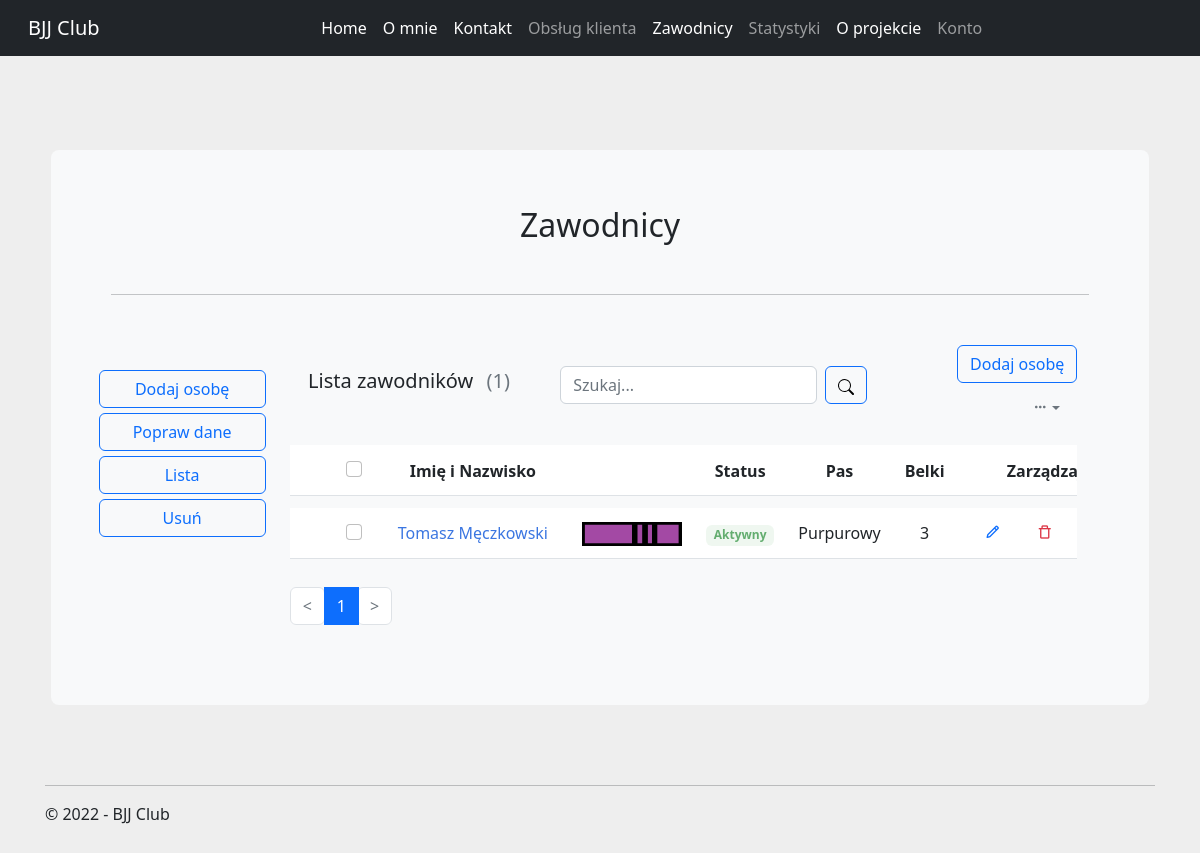
/zawodnicy/?page=7, run on an earlier commit of the app's database.
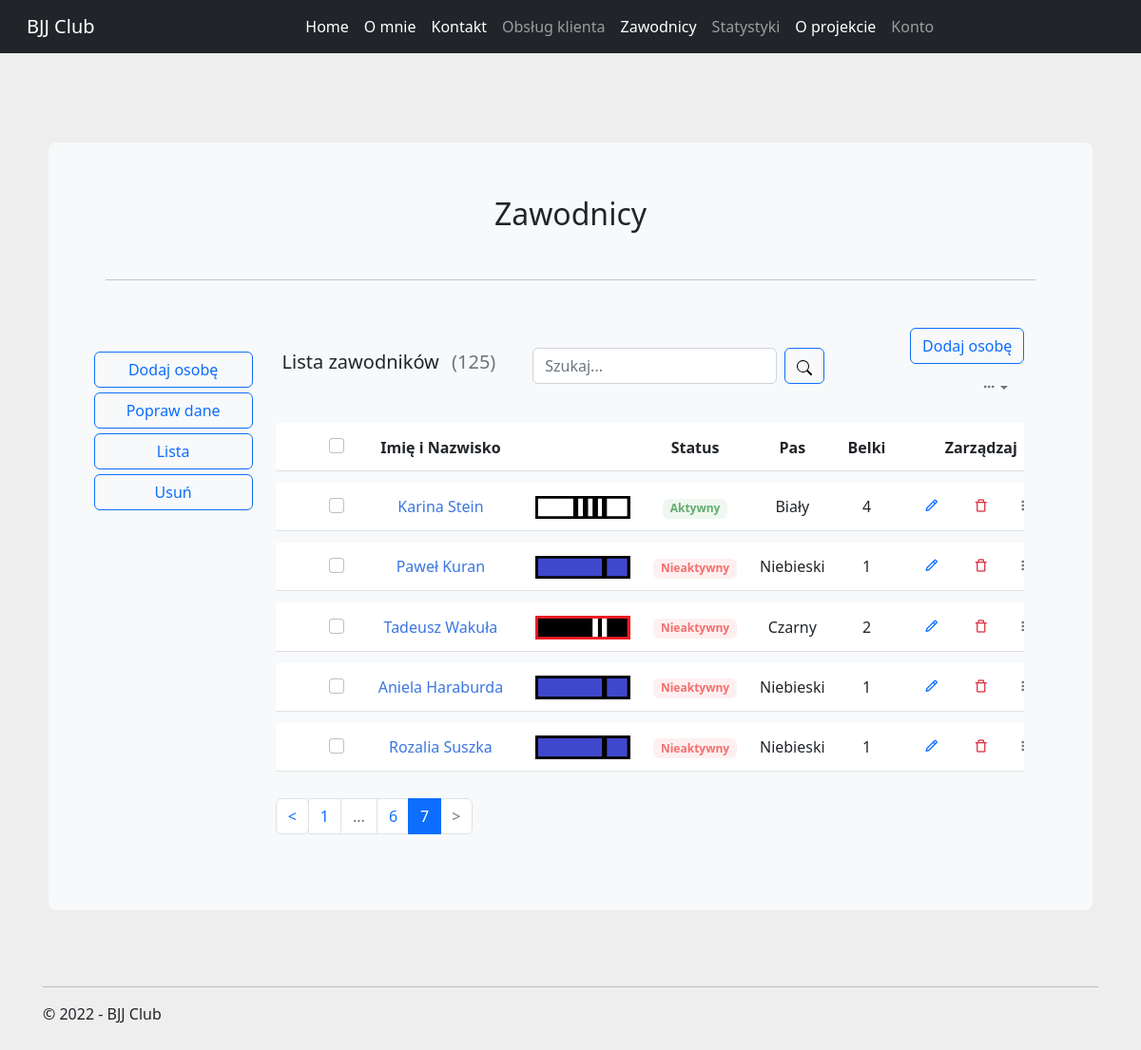
And on a later commit of the database.
### players/models.py (models this page shows, shortened)
class Player(models.Model):
    class Belts(models.TextChoices):
        WHITE = "Biały", "Biały"
        BLUE = "Niebieski", "Niebieski"
        PURPLE = "Purpurowy", "Purpurowy"
        BROWN = "Brązowy", "Brązowy"
        BLACK = "Czarny", "Czarny"
    class Stripes(models.TextChoices):
        ZERO = "0", "0"
        ONE = "1", "1"
        TWO = "2", "2"
        THREE = "3", "3"
        FOUR = "4", "4"
    first_name = models.CharField(max_length=100)
    last_name = models.CharField(max_length=100)
    belt = models.CharField(max_length=30, choices=Belts.choices, default=Belts.WHITE)
    stripe = models.CharField(max_length=1, choices=Stripes.choices, default=Stripes.ZERO)
    class Meta:
        ordering = ['id']

### players/views.py (the view, shortened to what this page needs)
# urls.py: path("", players, name="players_list"),
def players(request):
    global query_players
    players = query_players
    query_on = request.GET.get('page')
    if request.method == "POST":
        get_query_item = request.POST.get("searchbar").capitalize()
        if get_query_item == "" or get_query_item == " ":
            query_players = None
    if players is None or query_on is None:
        query_players = Player.objects.all()
        players = Player.objects.all()
    pagination_div = 20
    players = Paginator(players, pagination_div)
    current_page = request.GET.get('page')
    players = players.get_page(current_page)
    context = {"players": players,
               }
    return render(request, "players_list.html", context)

### players/templates/players_list.html (shortened to what this page needs)
{% extends "inner_layout.html" %}
{% block body %}
{% load static %}
<link rel="stylesheet" href="https://cdnjs.cloudflare.com/ajax/libs/boxicons/2.1.0/css/boxicons.min.css" />
<link rel="stylesheet" href="https://cdnjs.cloudflare.com/ajax/libs/MaterialDesign-Webfont/5.3.45/css/materialdesignicons.css" />
<link rel="stylesheet" type="text/css" href="{% static 'css/players/player_list_1.css' %}" />
<link rel="stylesheet" type="text/css" href="{% static 'css/players/player_list_2.css' %}" />
<div class="container">
    <div class="row align-items-center">
        <div class="col-md-4">
            <div class="mb-3">
                <h5 class="card-title">Lista zawodników <span class="text-muted fw-normal ms-2">({{ players.paginator.count }})</span></h5>
            </div>
        </div>
        <div class="col-md-5">
            <div class="mb-2">
                <form class="row g-2" method="POST">
                    <div class="col-auto">
                        <input class="form-control" type="search" id="searchbar" name="searchbar" placeholder="Szukaj..." aria-label="" value="">
                    </div>
                    <div class="col-auto">
                        <button type="submit" class="btn btn-outline-primary">
                            <img src="{% static 'images/search.svg' %}" alt="">
                        </button>
                    </div>
                </form>
            </div>
        </div>
        <div class="col-md-3">
            <div class="d-flex flex-wrap align-items-center justify-content-end gap-2 mb-2">
                <div>
                    <a href="{% url 'players:players_add' %}" class="btn btn-outline-primary">Dodaj osobę</a>
                </div>
                <div class="dropdown">
                    <a class="btn btn-link text-muted py-1 font-size-16 shadow-none dropdown-toggle" href="#" role="button" data-bs-toggle="dropdown" aria-expanded="false"><i class="bx bx-dots-horizontal-rounded"></i></a>
                </div>
            </div>
        </div>
    </div>
    <div class="row">
        <div class="col-lg-12">
            <div class="">
                <div class="table-responsive">
                    <table class="table project-list-table table-nowrap align-middle table-borderless">
                        <thead>
                            <tr>
                                <th scope="col" class="ps-4" style="width: 50px;">
                                    <div class="form-check font-size-16"><input type="checkbox" class="form-check-input" id="contacusercheck" /><label class="form-check-label" for="contacusercheck"></label></div>
                                </th>
                                <th scope="col">Imię i Nazwisko</th>
                                <th scope="col"></th>
                                <th scope="col">Status</th>
                                <th scope="col">Pas</th>
                                <th scope="col">Belki</th>
                                <th scope="col" style="width: 200px;">Zarządzaj</th>
                            </tr>
                        </thead>
                        <tbody>
                        {% load extras %}
                        {% for player in players %}
                        <tr>
                            <th scope="row" class="ps-4">
                                <div class="form-check font-size-16"><input type="checkbox" class="form-check-input" id="contacusercheck0" /><label class="form-check-label" for="contacusercheck0"></label></div>
                            </th>
                            <td>
                                <a href="{% url 'players:player_profile' player.id %}" class="link_custom">{{player.first_name}}  {{player.last_name}}</a>
                            </td>
                            <td><img src="{% belt_png player.belt player.stripe %}" alt="" style="width: 100px; margin-left: 10px;"/></td>
                            {% if player.membershipfee.active %}
                            <td><span class="badge badge-soft-success mb-0">Aktywny</span></td>
                            {% else %}
                            <td><span class="badge badge-soft-danger mb-0">Nieaktywny</span></td>
                            {% endif %}
                            <td>{{player.belt}}</td>
                            <td>{{player.stripe}}</td>
                            <td>
                                <ul class="list-inline mb-0">
                                    <li class="list-inline-item">
                                        <a href="javascript:void(0);" data-bs-toggle="tooltip" data-bs-placement="top" title="Edit" class="px-2 text-primary"><i class="bx bx-pencil font-size-18"></i></a>
                                    </li>
                                    <li class="list-inline-item">
                                        <a href="javascript:void(0);" data-bs-toggle="tooltip" data-bs-placement="top" title="Delete" class="px-2 text-danger"><i class="bx bx-trash-alt font-size-18"></i></a>
                                    </li>
                                    <li class="list-inline-item dropdown">
                                        <a class="text-muted dropdown-toggle font-size-18 px-2" href="#" role="button" data-bs-toggle="dropdown" aria-haspopup="true"><i class="bx bx-dots-vertical-rounded"></i></a>
                                    </li>
                                </ul>
                            </td>
                        </tr>
                        {% endfor %}
                        </tbody>
                    </table>
                </div>
            </div>
        </div>
    </div>
    {% if players.paginator.num_pages < 6 %}
    <div class="row g-0 align-items-center pb-4">
        <div class="col-sm-12">
                <nav aria-label="Page navigation">
                    <ul class="pagination mb-sm-0">
                    {% if players.has_previous %}
                        <li class="page-item">
                        <a class="page-link" href="?page={{ players.previous_page_number }}"> < </a>
                        </li>
                    {% else %}
                        <li class="page-item disabled">
                        <a class="page-link" href="#" tabindex="-1" aria-disabled="True"> < </a>
                        </li>
                    {% endif %}
                    {% for i in players.paginator.page_range %}
                    {% if players.number == i %}
                        <li class="page-item active" aria-current="page">
                            <span class="page-link">
                            {{ i }}
                            </span>
                        </li>
                    {% else %}
                        <li class="page-item"><a class="page-link" href="?page={{ i }}">{{ i }}</a></li>
                    {% endif %}
                    {% endfor %}
                    {% if players.has_next %}
                        <li class="page-item">
                        <a class="page-link" href="?page={{ players.next_page_number }}"> > </a>
                        </li>
                    {% else %}
                            <li class="page-item disabled">
                            <a class="page-link" href="#" tabindex="-1" aria-disabled="True"> > </a>
                            </li>
                    {% endif %}
                    </ul>
                </nav>
        </div>
    </div>
    {% else %}
    <div class="row g-0 align-items-center pb-4">
        <div class="col-sm-12">
                <nav aria-label="Page navigation">
                    <ul class="pagination mb-sm-0">
                    {% if players.has_previous %}
                        <li class="page-item">
                        <a class="page-link" href="?page={{ players.previous_page_number }}"> < </a>
                        </li>
                    {% else %}
                        <li class="page-item disabled">
                        <a class="page-link" href="#" tabindex="-1" aria-disabled="True"> < </a>
                        </li>
                    {% endif %}
                    {% if players.number == 1 %}
                        <li class="page-item active" aria-current="page">
                            <span class="page-link">
                            {{ 1 }}
                            </span>
                        </li>
                        <li class="page-item"><a class="page-link" href="?page=2">{{ 2 }}</a></li>
                        <li><a class="page-link disabled" href="#">...</a></li>
                        <li><a class="page-link" href="?page={{ players.paginator.num_pages }}">{{ players.paginator.num_pages }}</a></li>
                    {% elif players.number == players.paginator.num_pages %}
                        <li class="page-item"><a class="page-link" href="?page=1">{{ 1 }}</a></li>
                        <li><a class="page-link disabled" href="#">...</a></li>
                        <li class="page-item"><a class="page-link" href="?page={{ players.previous_page_number }}">{{ players.previous_page_number }}</a></li>
                        <li class="page-item active" aria-current="page">
                            <span class="page-link">
                            {{ players.number }}
                            </span>
                        </li>
                    {% endif %}
                    {% if players.has_next %}
                        <li class="page-item">
                        <a class="page-link" href="?page={{ players.next_page_number }}"> > </a>
                        </li>
                    {% else %}
                            <li class="page-item disabled">
                            <a class="page-link" href="#" tabindex="-1" aria-disabled="True"> > </a>
                            </li>
                    {% endif %}
                    </ul>
                </nav>
        </div>
    </div>
    {% endif %}
</div>
{% endblock %}

### players/templates/inner_layout.html
{% extends "layout.html" %}
{% block content %}
{% load static %}
<div class="p-5 mb-4 bg-light rounded-3" style="margin: auto; width: 99%;">
    <div class="container-fluid py-2" style="text-align: center;">
        <h2 style="margin-bottom: 50px;">Zawodnicy</h2>
        <hr style="margin-bottom: 50px;">
        <div class="row">
            <div class="col-sm-2" style="margin-top: 25px;">
                <div class="row" style="margin-bottom: 5px">
                    <a href="{% url 'players:players_add' %}" class="btn btn-outline-primary">Dodaj osobę</a>
                </div>
                <div class="row" style="margin-bottom: 5px">
                    <a href="#" class="btn btn-outline-primary">Popraw dane</a>
                </div>
                <div class="row" style="margin-bottom: 5px">
                    <a href="{% url 'players:players_list' %}" class="btn btn-outline-primary">Lista</a>
                </div>
                <div class="row" style="margin-bottom: 5px">
                    <a href="#" class="btn btn-outline-primary">Usuń</a>
                </div>
            </div>
            <div class="col-sm-10">
                {% block body %}{% endblock %}
            </div>
        </div>
    </div>
</div>
{% endblock %}

### main/templates/layout.html (shortened to what this page needs)
<!DOCTYPE html>
<html lang="pl">
<head>
  {% load static %}
  <link rel="stylesheet" type="text/css" href="{% static 'css/bootstrap.css' %}"/>
  <link rel="stylesheet" type="text/css" href="{% static 'css/bootstrap.rtl.css' %}"/>
  <link rel="stylesheet" type="text/css" href="{% static 'css/site.css' %}"/>
  <link rel="stylesheet" type="text/css" href="{% static 'css/custom.css' %}"/>
</head>
<body>
    <div>
        <nav class="navbar navbar-expand-lg fixed-top navbar-dark bg-dark">
            <div class="container-fluid">
                <a class="navbar-brand" href="{% url 'main:index' %}">BJJ Club</a>
                <div class="collapse navbar-collapse" id="navbarSupportedContent">
                    <ul class="navbar-nav me-auto mb-2 mb-lg-0">
                        <li class="nav-item">
                            <a class="nav-link active" aria-current="page" href="{% url 'main:index' %}">Home</a>
                        </li>
                        <li class="nav-item">
                            <a class="nav-link active" aria-current="page" href="{% url 'main:about' %}">O mnie</a>
                        </li>
                        <li class="nav-item">
                            <a class="nav-link active" aria-current="page" href="{% url 'main:contact' %}">Kontakt</a>
                        </li>
                        <li class="nav-item">
                            <a class="nav-link disable" aria-disabled="true" aria-current="page" href="#">Obsług klienta</a>
                        </li>
                        <li class="nav-item">
                            <a class="nav-link active" aria-current="page" href="{% url 'players:players_list' %}">Zawodnicy</a>
                        </li>
                        <li class="nav-item">
                            <a class="nav-link disable" aria-disabled="true" aria-current="page" href="#">Statystyki</a>
                        </li>
                        <li class="nav-item">
                            <a class="nav-link active" aria-current="page" href="{% url 'main:about_project' %}">O projekcie</a>
                        </li>
                        <li class="nav-item">
                            <a class="nav-link disable" aria-disabled="true" aria-current="page" href="#">Konto</a>
                        </li>
                    </ul>
                </div>
            </div>
        </nav>
    </div>
    <div class="container body-content" style="margin-top: 80px;">
        {% block content %}{% endblock %}
        <hr style="margin-top: 80px;" />
        <footer>
            <p>&copy; 2022 - BJJ Club</p>
        </footer>
    </div>
</body>
</html>

What changed in the data, as far as the page shows it:
no longer on this page (row unchanged): Player: first_name "Tomasz", last_name "Męczkowski", belt+stripe (picture), shows "Aktywny", belt "Purpurowy", stripe "3"
added Player: first_name "Karina", last_name "Stein", belt+stripe (picture), shows "Aktywny", belt "Biały", stripe "4"
added Player: first_name "Paweł", last_name "Kuran", belt+stripe (picture), shows "Nieaktywny", belt "Niebieski", stripe "1"
added Player: first_name "Tadeusz", last_name "Wakuła", belt+stripe (picture), shows "Nieaktywny", belt "Czarny", stripe "2"
added Player: first_name "Aniela", last_name "Haraburda", belt+stripe (picture), shows "Nieaktywny", belt "Niebieski", stripe "1"
added Player: first_name "Rozalia", last_name "Suszka", belt+stripe (picture), shows "Nieaktywny", belt "Niebieski", stripe "1"
Also different on the page:
{{ players.paginator.count }}: "1" → "125"
{{ 1 }}: (not shown) → "1"
{{ players.previous_page_number }}: (not shown) → "6"
{{ players.number }}: (not shown) → "7"
list line gone: "1"
